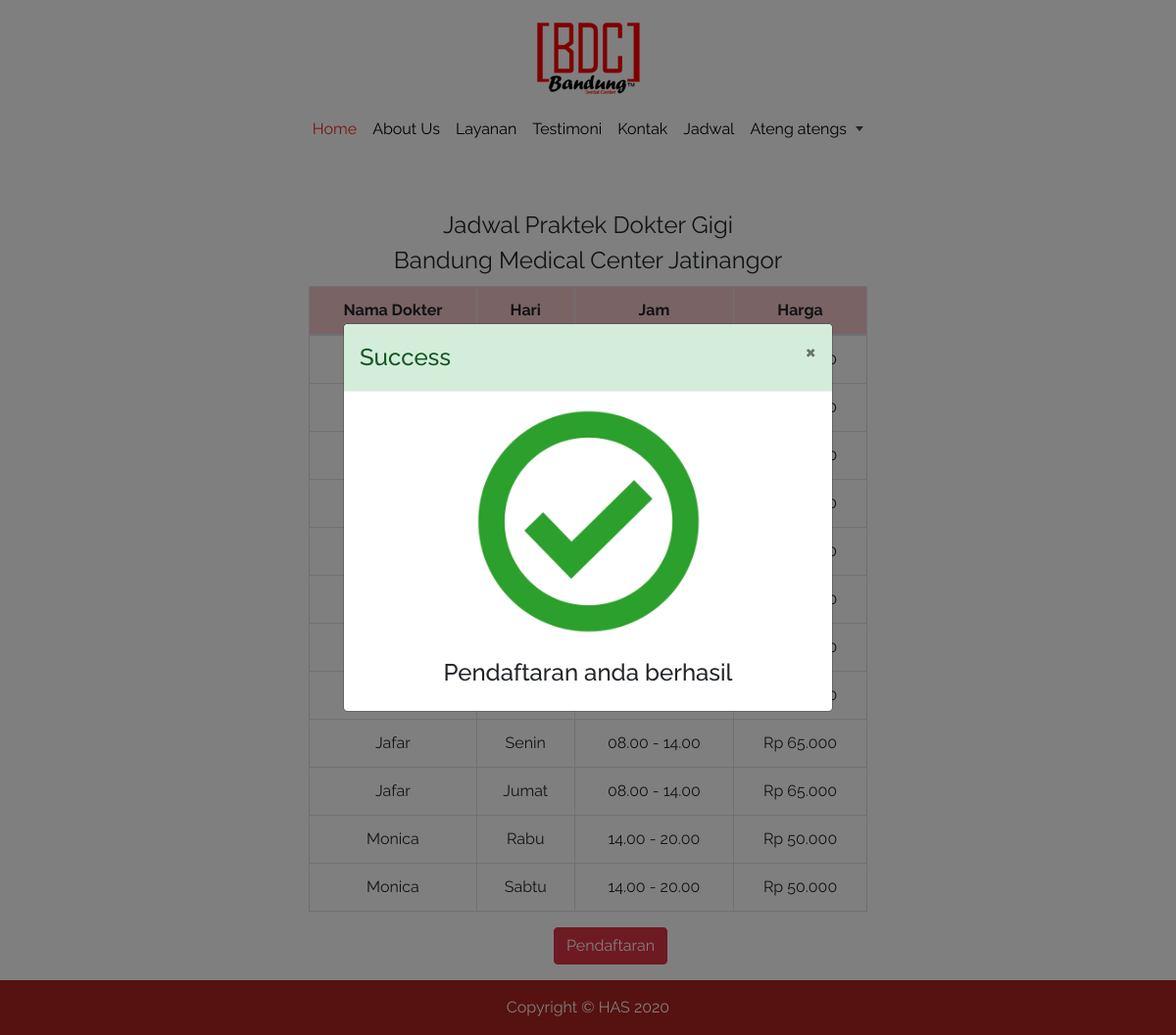
The app's page /jadwal/index.php (signed in) with its own data.
### tables this page shows
CREATE TABLE `detailjadwal` (
  `id` int(11) NOT NULL,
  `idDokter` int(11) NOT NULL,
  `idJadwal` int(11) NOT NULL,
  `hari` varchar(20) NOT NULL
);

CREATE TABLE `dokter` (
  `id` int(11) NOT NULL,
  `nama` varchar(50) NOT NULL,
  `harga` int(11) NOT NULL
);

CREATE TABLE `jadwal` (
  `id` int(11) NOT NULL,
  `jam` varchar(20) NOT NULL
);

### class/classJadwal.php (the view, shortened to what this page needs)
<?php
class jadwal{
    public function selectDokter($conn){
        $sql = "SELECT dj.id, d.nama, d.harga, j.jam, dj.hari from detailjadwal as dj inner join dokter as d on d.id = dj.idDokter inner join jadwal as j on j.id = dj.idJadwal order by d.nama";
        $res = $conn->query($sql);
        while($row = $res->fetch_assoc()){
            echo "<tr>
            <td>".$row['nama']."</td>
            <td>".$row['hari']."</td>
            <td>".$row['jam']."</td>
            <td>".$this->rupiah($row['harga'])."</td>
            </tr>";
        }
    }
    function rupiah($angka){
        $hasil_rupiah = "Rp " . number_format($angka,0,',','.');
        return $hasil_rupiah;
    }
}
?>

### assets/css/style.css (style rules this page uses)
body { font-family: 'Raleway', sans-serif; }
.jadwal { background-image: url("https://i.pinimg.com/originals/5b/b0/10/5bb01097e72421de5876d42ff5de60ef.jpg"); background-size: cover; background-position: center center; }

### records on screen
detailjadwal: idDokter.nama "Jafar", hari "Senin", idJadwal.jam "08.00 - 14.00", idDokter.harga "Rp 65.000"
detailjadwal: idDokter.nama "Jafar", hari "Jumat", idJadwal.jam "08.00 - 14.00", idDokter.harga "Rp 65.000"
detailjadwal: idDokter.nama "Monica", hari "Rabu", idJadwal.jam "14.00 - 20.00", idDokter.harga "Rp 50.000"
detailjadwal: idDokter.nama "Monica", hari "Sabtu", idJadwal.jam "14.00 - 20.00", idDokter.harga "Rp 50.000"

### other values on screen
$_SESSION["nama"] "Ateng atengs"
